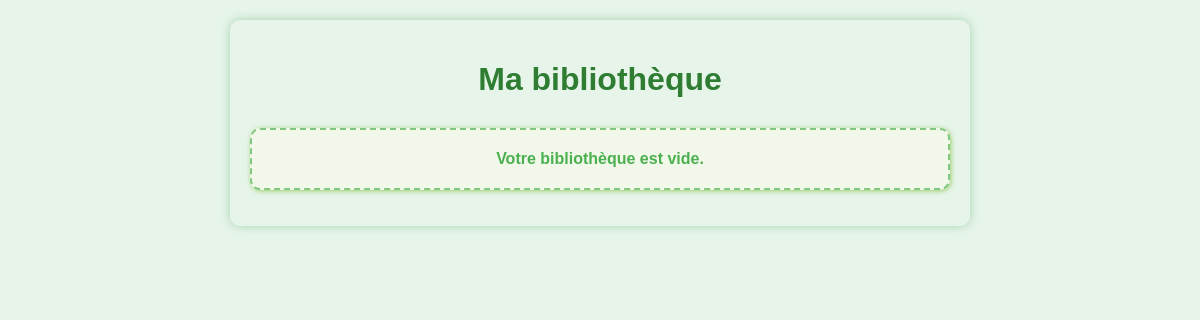
Before: /bibliotheque/ (signed in) with the older database file.
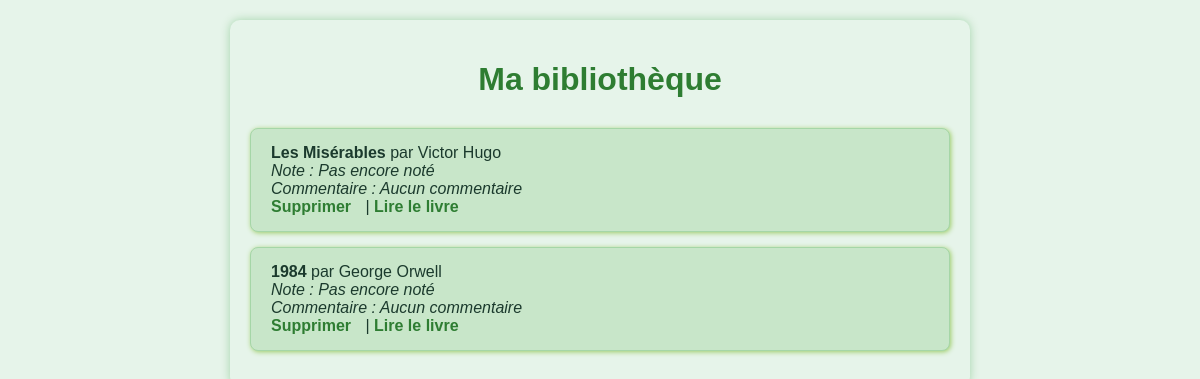
After: the same page with the newer database file.
### authentification/models.py (models this page shows, shortened)
class BibliothequeUtilisateur(models.Model):
    utilisateur = models.ForeignKey(settings.AUTH_USER_MODEL, on_delete=models.CASCADE, related_name='bibliotheque')
    livre = models.ForeignKey(Livre, on_delete=models.CASCADE)
    date_consultation = models.DateTimeField(auto_now_add=True)
    note = models.FloatField(null=True, blank=True)
    commentaire = models.TextField(null=True, blank=True)
    class Meta:
        unique_together = ('utilisateur', 'livre')

class Livre(models.Model):
    BADGE_CHOICES = [
        ('Nouveau', 'Nouveau'),
        ('Populaire', 'Populaire'),
        ('', 'Aucun'),
    ]
    GENRE_CHOICES = [
        ('Roman', 'Roman'),
        ('Science-Fiction', 'Science-Fiction'),
        ('Fantasy', 'Fantasy'),
        ('Policier', 'Policier'),
        ('Biographie', 'Biographie'),
        ('Histoire', 'Histoire'),
        ('Science', 'Science'),
    ]
    isbn = models.CharField(max_length=20, unique=True)
    titre = models.CharField(max_length=200)
    auteur = models.CharField(max_length=100)
    annee = models.IntegerField()
    langue = models.CharField(max_length=50)
    couverture_url = models.URLField()
    badge = models.CharField(max_length=50, choices=BADGE_CHOICES, blank=True, null=True)
    genre = models.CharField(max_length=100, choices=GENRE_CHOICES, blank=True, null=True)
    note = models.FloatField(default=0)
    nb_avis = models.IntegerField(default=0)
    pdf = models.FileField(upload_to='livres/pdf/', blank=True, null=True)
    visible = models.BooleanField(default=True)

### authentification/views.py (the view)
# urls.py: path('bibliotheque/', views.ma_bibliotheque, name='ma_bibliotheque'),
@login_required
def ma_bibliotheque(request):
    bibliotheque = BibliothequeUtilisateur.objects.filter(utilisateur=request.user).select_related('livre')
    return render(request, 'bibliotheque.html', {'bibliotheque': bibliotheque})

### authentification/templates/bibliotheque.html (shortened to what this page needs)
<!DOCTYPE html>
<html lang="fr">
<head>
</head>
<body>
  <h1>Ma bibliothèque</h1>
  <ul>
    {% for item in bibliotheque %}
      <li>
        <strong>{{ item.livre.titre }}</strong> par {{ item.livre.auteur }}<br>
        <span class="note">Note : {{ item.note|default:"Pas encore noté" }}</span><br>
        <span class="commentaire">Commentaire : {{ item.commentaire|default:"Aucun commentaire" }}</span><br>
        <a href="{% url 'supprimer_livre' item.livre.id %}">Supprimer</a> |
        <a href="{% url 'lire_livre' item.livre.id %}" class="details-btn">
           Lire le livre
        </a>
      </li>
    {% empty %}
      <li class="empty">Votre bibliothèque est vide.</li>
    {% endfor %}
  </ul>
</body>
</html>

### authentification/templates/bibliotheque.html (style rules this page uses)
body { font-family: Arial, sans-serif; background-color: #e6f4ea; color: #1b3a2d; margin: 20px auto; max-width: 700px; padding: 20px; border-radius: 10px; box-shadow: 0 0 10px #a4d4aa; }
h1 { color: #2e7d32; text-align: center; margin-bottom: 30px; }
ul { list-style-type: none; padding: 0; }
li { background-color: #c8e6c9; border: 1px solid #a5d6a7; border-radius: 8px; margin-bottom: 15px; padding: 15px 20px; box-shadow: 1px 1px 5px #9ccc65; transition: background-color 0.3s ease; }
a { color: #2e7d32; text-decoration: none; font-weight: bold; margin-right: 10px; }
.note, .commentaire { font-style: italic; margin: 5px 0 10px 0; }

Changed rows visible on the page:
added BibliothequeUtilisateur: livre.titre "Les Misérables", livre.auteur "Victor Hugo", note "Pas encore noté", commentaire "Aucun commentaire"
added BibliothequeUtilisateur: livre.titre "1984", livre.auteur "George Orwell", note "Pas encore noté", commentaire "Aucun commentaire"
Other visible differences:
text no longer shown: "Votre bibliothèque est vide."
